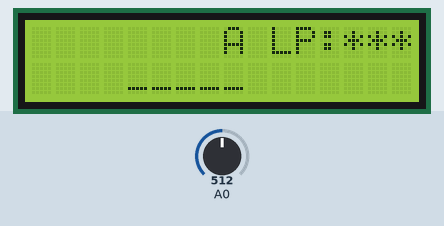
The sketch below on a simulated Arduino Uno, built with avr-gcc and run on an emulated ATmega328P. On the bench: 16×2 character LCD. The inputs (shaded band) are chosen by the test bench; at power-on: A0 = 512. Random numbers use the default seed unless the sketch sets one.

Above: at 1.2 s.
1.3 s: A0 set to 745
2.8 s: A0 set to 776
At 4.0 s:
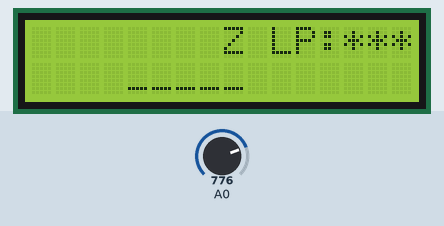
4.3 s: A0 set to 705
5.8 s: A0 set to 674
At 6.5 s:
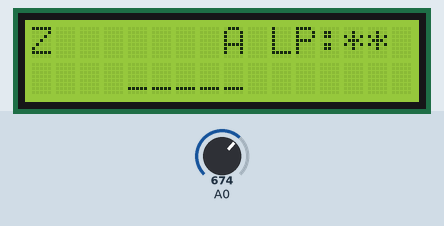
7.3 s: A0 set to 767
At 7.7 s:
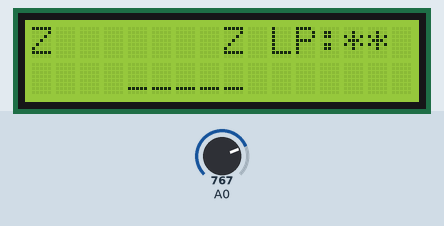
8.8 s: A0 set to 682
At 10.0 s:
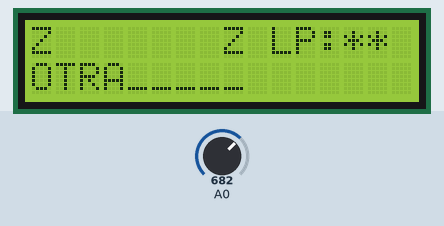
Timing chart, 0 to 11.3 s (numbered marks = the images above; inputs shaded):
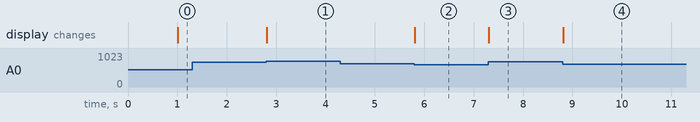

The sketch:

TP2_Ahorcado.ino
```cpp
#include <stdio.h>
#include <stdlib.h>
#include <string.h>
#include <LiquidCrystal.h>

#define PIN_RS 2
#define PIN_E 3

#define SUBIR_LETRA  1
#define PROBAR_LETRA  2
#define BAJAR_LETRA  3
#define NO_BOTON 0

LiquidCrystal lcd(PIN_RS,PIN_E,4,5,6,7);

void setup()
{
    Serial.begin(9600);
    lcd.begin(16,2);
}

void initDisplayWord();
void changeLetter(int opNum);
void initGuess();
void testLetter();
void removeLife();
void checkWon();
void findLetters();
int includeGuesses();
void guessesPush();
void borrarError();
void initGuesses();

char alphabet[] = {'A','B','C','D','E','F','G','H','I','J','K','L','M','N','O','P','Q','R','S','T','U','V','W','X','Y','Z'};
char animals[12][30] = {{"AGUILA"},{"FOCA"},{"HIENA"},{"TIGRE"},{"RATON"},{"PUMA"},{"GATO"},{"LEON"},{"CASTOR"},{"PANDA"},
{"SAPO"},{"PERRO"}};
int alphabetIndex = 0;
int lives = 3;
char wordToGuess[25];
char guesses[25];
char currentLetter = 'A';
int finish = 1;
int alphabetLength = 25;
int lettersGuessed = 0;
char displayWord[25] = {"JUGAMOS?"};
int botonAntes = NO_BOTON;
unsigned long millisAntes = 0;
int flagResultado = 1;
int flagPerdiste = 0;
int flagError = 0;
char auxPerdiste[25]= "LOSE";
char auxGanaste[25]= "WIN";
char auxError[6];
int flagBloquearJuego = 1;

void loop()
{
	  unsigned long millisActual = millis();
  	int valorA0 = analogRead(A0);
  	int botonAhora = leerBoton();
  	if(flagResultado == 0){
    initGuesses();
    lcd.clear();
    lcd.setCursor(6,0);
    lcd.print(displayWord);
      if(flagPerdiste){
      lcd.setCursor(6,1);
      lcd.print(auxPerdiste);
      }
      else{
      lcd.setCursor(6,1);
      lcd.print(auxGanaste);
      }
   	delay(500);
    lcd.clear();
    flagResultado = 1;
  }
  	lcd.setCursor(4,1);
    lcd.print(displayWord);

  	if(millisActual - millisAntes >=1000){
       showLives(lives);
       lcd.setCursor(8,0);
       lcd.print(currentLetter);
       lcd.setCursor(0,0);
       lcd.print(guesses);
       if(finish)
       initGuess();
      flagBloquearJuego = 0;

 }
    if(flagError){
       lcd.setCursor(0,1);
       lcd.print(auxError);
      }
    else{
  	borrarError();
    }

   if(botonAhora != NO_BOTON && botonAhora != botonAntes && !flagBloquearJuego){

     switch(botonAhora){
      case SUBIR_LETRA:
      changeLetter(1);
      break;
      case PROBAR_LETRA:
      testLetter();
      break;
      case BAJAR_LETRA:
      changeLetter(-1);
      break;
    }
  }
  botonAntes = botonAhora;
}

void initGuess()
{
    currentLetter = 'A';
    alphabetIndex = 0;
    lives = 3;
    finish = 0;
    lettersGuessed = 0;
	  int numRandom = random(0,13);
    strcpy(wordToGuess,animals[numRandom]);
    initGuesses();
    initDisplayWord();
}

void initDisplayWord()
{
    for(int i = 0; i < strlen(displayWord); i++)
    {
        displayWord[i] = ' ';
    }
    for (int i = 0; i < strlen(wordToGuess); i++)
    {
        displayWord[i] = '_';
    }
}

void testLetter()
{
    if (finish)
    {
        initGuess();
    }
    else
    {
        if (!includeGuesses())
        {
            findLetters();
            flagError = 0;
        }
        else // si la ingrese pide otra letra a ingresar.
        {
            strcpy(auxError,"OTRA");
            flagError = 1;
        }
    }
}

void changeLetter(int opNum)
{
    if (finish)
    {
        initGuess();
    }
    else
    {
        int aux = alphabetIndex + opNum;
        if (aux > alphabetLength)
        {
            alphabetIndex = 0;
        }
        else if (aux >= 0)
        {
            alphabetIndex = aux;
        }
        else
        {
            alphabetIndex = alphabetLength;
        }
        currentLetter = alphabet[alphabetIndex];
    }
}

int includeGuesses()
{
    int todoOk = 0;
    if(guesses != NULL)
    {
        for(int i = 0; i < strlen(guesses); i++)
        {
            if(guesses[i] == currentLetter)
            {
                todoOk = 1;
                break;
            }
        }
    }
    return todoOk;
}

void findLetters()
{
    int guessedRight = 0;
    for (int i = 0; i < strlen(wordToGuess); i++)
    {
        if (wordToGuess[i] == currentLetter)
        {
            displayWord[i] = currentLetter;
            lettersGuessed++;
            guessedRight = 1;
        }
    }

    if(guessedRight)
    {
        checkWon();
    }
    else
    {
        removeLife();
    }

	  if(!finish)
    {
        guessesPush();
        alphabetIndex = 0;
        currentLetter = alphabet[0];
    }
}

void guessesPush()
{
    for(int i = 0; i < strlen(guesses); i++)
    {
        if(guesses[i] == ' ')
        {
            guesses[i] = currentLetter;
            break;
        }
    }
}

void removeLife()
{
    lives--;
    if(lives == 0)
    {
        strcpy(displayWord,wordToGuess);
        currentLetter = '*';
      	flagPerdiste = 1;
        finish = 1;
      	flagResultado = 0;
    }
}

void checkWon()
{
    if(lettersGuessed == strlen(wordToGuess))
    {
        currentLetter = '*';
        finish = 1;
      	flagResultado = 0;
        flagPerdiste = 0;
    }
}

void initGuesses()
{
    for(int i = 0; i < strlen(wordToGuess);i++)
    {
        guesses[i] = ' ';
    }
}

void borrarError()
{
  for(int i = 0 ; i < strlen(auxError); i++)
  {
    lcd.setCursor(i,1);
    lcd.print(' ');
  }
}

int leerBoton(){
  int valorA0 = analogRead(A0);

  if(valorA0>502 && valorA0<522)
    return SUBIR_LETRA;

  if(valorA0>672 && valorA0<692)
    return PROBAR_LETRA;

  if(valorA0>757 && valorA0<777)
    return BAJAR_LETRA;

  return NO_BOTON;
}

void showLives(int lives)
{
  lcd.setCursor(10,0);
  lcd.print("LP:");
  switch(lives)
  {
    case 3:
    lcd.setCursor(13,0);
    lcd.print("*");
    lcd.setCursor(14,0);
    lcd.print("*");
    lcd.setCursor(15,0);
    lcd.print("*");
    break;
    case 2:
    lcd.setCursor(13,0);
    lcd.print("*");
    lcd.setCursor(14,0);
    lcd.print("*");
    lcd.setCursor(15,0);
    lcd.print(" ");
    break;
    case 1:
    lcd.setCursor(13,0);
    lcd.print("*");
    lcd.setCursor(14,0);
    lcd.print(" ");
    lcd.setCursor(15,0);
    lcd.print(" ");
    break;
    case 0:
    lcd.setCursor(13,0);
    lcd.print(" ");
    lcd.setCursor(14,0);
    lcd.print(" ");
    lcd.setCursor(15,0);
    lcd.print(" ");
    break;
  }
}
```

Measured:
- the behaviour switches between 757 and 758 on A0 (found by bisection; images 0 and 1)
- the behaviour switches between 692 and 691 on A0 (found by bisection; images 1 and 2)
- after the input at 1.3 s, every drawn part: stays the same
- after the input at 2.8 s, the display: changes at once (image 1)
- after the input at 4.3 s, every drawn part: stays the same
- after the input at 5.8 s, the display: changes at once (image 2)
- after the input at 7.3 s, the display: changes at once (image 3)
- after the input at 8.8 s, the display: changes at once (image 4)
